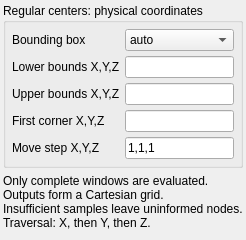
                  <widget class="QWidget" name="pointset_output_grid_page">
                    <attribute name="title">
                      <string>Point-set output grid</string>
                    </attribute>
                    <layout class="QVBoxLayout" name="hosc_layout_26">
                      <property name="margin">
                        <number>3</number>
                      </property>
                      <item>
                        <widget class="GsTLGroupBox" name="point_output_grid_group">
                          <property name="title">
                            <string>Regular centers: physical coordinates</string>
                          </property>
                          <property name="displayed" stdset="0">
                            <bool>true</bool>
                          </property>
                          <layout class="QGridLayout" name="hosc_layout_27">
                            <property name="margin">
                              <number>6</number>
                            </property>
                            <property name="spacing">
                              <number>5</number>
                            </property>
                            <item row="0" column="0">
                              <widget class="QLabel" name="grid_bounds_mode_label">
                                <property name="text">
                                  <string>Bounding box</string>
                                </property>
                                <property name="toolTip">
                                  <string>auto: coordinate minima/maxima of all source records; lower/upper fields are ignored. manual: use the bounds below. Active only for center_mode=regular_grid.</string>
                                </property>
                              </widget>
                            </item>
                            <item row="0" column="1">
                              <widget class="QComboBox" name="grid_bounds_mode">
                                <item>
                                  <property name="text">
                                    <string>auto</string>
                                  </property>
                                </item>
                                <item>
                                  <property name="text">
                                    <string>manual</string>
                                  </property>
                                </item>
                                <property name="currentIndex">
                                  <number>0</number>
                                </property>
                                <property name="toolTip">
                                  <string>auto: coordinate minima/maxima of all source records; lower/upper fields are ignored. manual: use the bounds below. Active only for center_mode=regular_grid.</string>
                                </property>
                              </widget>
                            </item>
                            <item row="1" column="0">
                              <widget class="QLabel" name="grid_bounds_min_label">
                                <property name="text">
                                  <string>Lower bounds X,Y,Z</string>
                                </property>
                                <property name="toolTip">
                                  <string>Manual output bounds; separate from the declustering study domain. Use Z=0 for 2D.</string>
                                </property>
                              </widget>
                            </item>
                            <item row="1" column="1">
                              <widget class="QLineEdit" name="grid_bounds_min">
                                <property name="text">
                                  <string />
                                </property>
                                <property name="toolTip">
                                  <string>Manual output bounds; separate from the declustering study domain. Use Z=0 for 2D.</string>
                                </property>
                              </widget>
                            </item>
                            <item row="2" column="0">
                              <widget class="QLabel" name="grid_bounds_max_label">
                                <property name="text">
                                  <string>Upper bounds X,Y,Z</string>
                                </property>
                              </widget>
                            </item>
                            <item row="2" column="1">
                              <widget class="QLineEdit" name="grid_bounds_max">
                                <property name="text">
                                  <string />
                                </property>
                              </widget>
                            </item>
                            <item row="3" column="0">
                              <widget class="QLabel" name="grid_start_label">
                                <property name="text">
                                  <string>First corner X,Y,Z</string>
                                </property>
                                <property name="toolTip">
                                  <string>Optional lower corner of the first window bounding box. Empty starts at the lower bounds.</string>
                                </property>
                              </widget>
                            </item>
                            <item row="3" column="1">
                              <widget class="QLineEdit" name="grid_start">
                                <property name="text">
                                  <string />
                                </property>
                                <property name="toolTip">
                                  <string>Optional lower corner of the first window bounding box. Empty starts at the lower bounds.</string>
                                </property>
                              </widget>
                            </item>
                            <item row="4" column="0">
                              <widget class="QLabel" name="grid_spacing_label">
                                <property name="text">
                                  <string>Move step X,Y,Z</string>
                                </property>
                                <property name="toolTip">
                                  <string>Physical units, positive on active axes; set Z=0 for 2D. Centers start half a window extent inward.</string>
                                </property>
                              </widget>
                            </item>
                            <item row="4" column="1">
                              <widget class="QLineEdit" name="grid_spacing">
                                <property name="text">
                                  <string>1,1,1</string>
                                </property>
                                <property name="toolTip">
                                  <string>Physical units, positive on active axes; set Z=0 for 2D. Centers start half a window extent inward.</string>
                                </property>
                              </widget>
                            </item>
                          </layout>
                        </widget>
                      </item>
                      <item>
                        <widget class="QLabel" name="point_grid_note">
                          <property name="text">
                            <string>Only complete windows are evaluated.
Outputs form a Cartesian grid.
Insufficient samples leave uninformed nodes.
Traversal: X, then Y, then Z.</string>
                          </property>
                        </widget>
                      </item>
                      <item>
                        <spacer name="point_grid_spring">
                          <property name="orientation">
                            <enum>Qt::Vertical</enum>
                          </property>
                          <property name="sizeType">
                            <enum>QSizePolicy::Expanding</enum>
                          </property>
                        </spacer>
                      </item>
                    </layout>
                  </widget>
